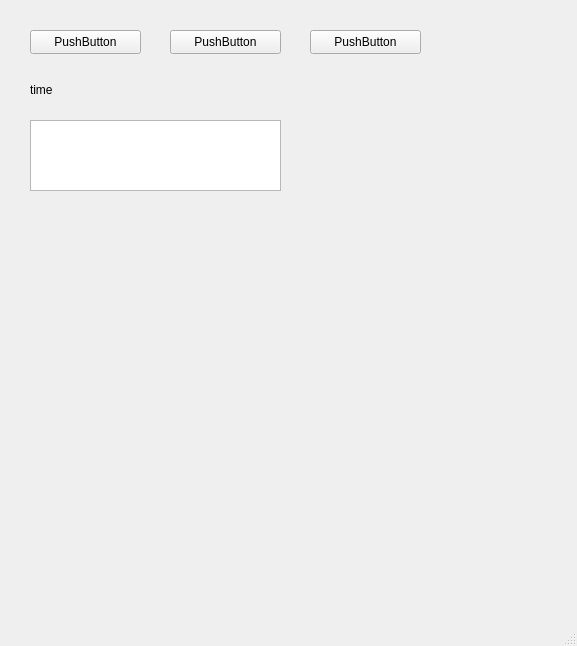
<?xml version="1.0" encoding="UTF-8"?>
<ui version="4.0">
 <class>MainWindow</class>
 <widget class="QMainWindow" name="MainWindow">
  <property name="geometry">
   <rect>
    <x>0</x>
    <y>0</y>
    <width>577</width>
    <height>646</height>
   </rect>
  </property>
  <property name="windowTitle">
   <string>MainWindow</string>
  </property>
  <widget class="QWidget" name="centralwidget">
   <widget class="QPushButton" name="start_stop">
    <property name="geometry">
     <rect>
      <x>30</x>
      <y>30</y>
      <width>111</width>
      <height>24</height>
     </rect>
    </property>
    <property name="text">
     <string>PushButton</string>
    </property>
   </widget>
   <widget class="QPushButton" name="cleaner">
    <property name="geometry">
     <rect>
      <x>170</x>
      <y>30</y>
      <width>111</width>
      <height>24</height>
     </rect>
    </property>
    <property name="text">
     <string>PushButton</string>
    </property>
   </widget>
   <widget class="QPushButton" name="circle">
    <property name="geometry">
     <rect>
      <x>310</x>
      <y>30</y>
      <width>111</width>
      <height>24</height>
     </rect>
    </property>
    <property name="text">
     <string>PushButton</string>
    </property>
   </widget>
   <widget class="QLabel" name="demo_time">
    <property name="geometry">
     <rect>
      <x>30</x>
      <y>80</y>
      <width>111</width>
      <height>20</height>
     </rect>
    </property>
    <property name="text">
     <string>time</string>
    </property>
   </widget>
   <widget class="QTextBrowser" name="textBrowser">
    <property name="geometry">
     <rect>
      <x>30</x>
      <y>120</y>
      <width>251</width>
      <height>71</height>
     </rect>
    </property>
   </widget>
  </widget>
  <widget class="QMenuBar" name="menubar">
   <property name="geometry">
    <rect>
     <x>0</x>
     <y>0</y>
     <width>577</width>
     <height>22</height>
    </rect>
   </property>
  </widget>
  <widget class="QStatusBar" name="statusbar"/>
 </widget>
 <resources/>
 <connections/>
</ui>
